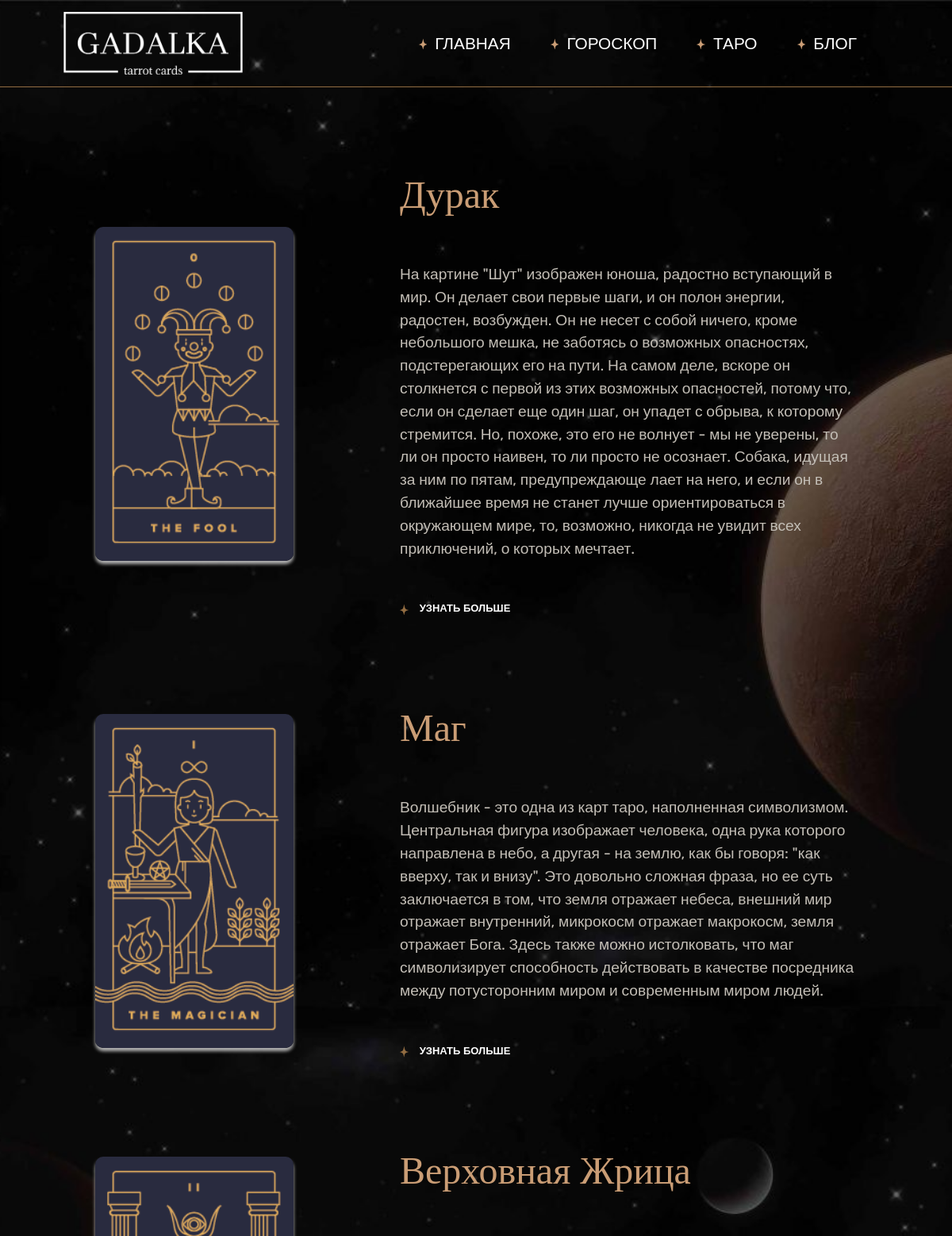
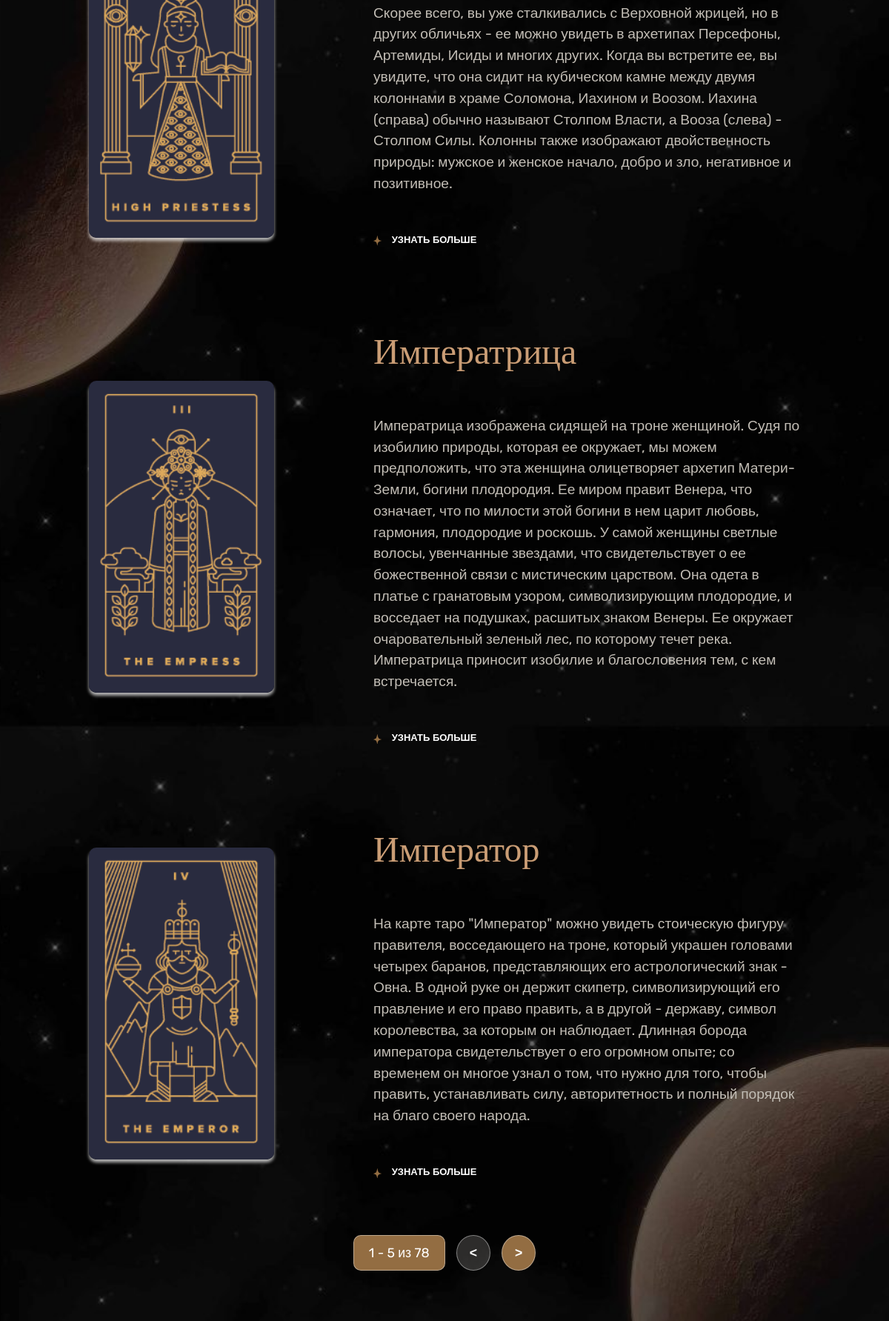
/pages/taro/cards.php (upper part), run on the app's committed database (2 pictures, top to bottom).
### tables this page shows
CREATE TABLE `taro_single_card` (
  `id` int NOT NULL,
  `en_name` varchar(32) NOT NULL,
  `ru_name` varchar(32) NOT NULL,
  `up_keywords` varchar(512) NOT NULL,
  `rev_keywords` varchar(512) NOT NULL,
  `love_up_keywords` varchar(512) NOT NULL,
  `love_rev_keywords` varchar(512) NOT NULL,
  `career_up_keywords` varchar(512) NOT NULL,
  `career_rev_keywords` varchar(512) NOT NULL,
  `finance_up_keywords` varchar(512) NOT NULL,
  `finance_rev_keywords` varchar(512) NOT NULL
);

CREATE TABLE `single_card_desc` (
  `card_id` int NOT NULL,
  `desc_type` int NOT NULL,
  `desc_value` varchar(4096) NOT NULL,
  `on_page_index` int NOT NULL
);

### public/pages/taro/cards.php (the view, shortened to what this page needs)
<?
$root = realpath($_SERVER["DOCUMENT_ROOT"]);
$maxOffset = 15;
$page = 0;
?>
<!DOCTYPE html>
<html lang="ru" prefix="og: http://ogp.me/ns#">
<head>
    <?
        include_once($root.'/parts/head.php');
        require_once($root.'/php/Card.php');
    ?>
    <link rel="stylesheet" href="..\..\parts/header/header.css">
    <link rel="stylesheet" href="..\..\parts/footer/footer.css">
    <link rel="stylesheet" href="..\..\parts/pagination/pagination.css">
	<link rel="stylesheet" href="..\..\parts/css-normalize.css">
	<link rel="stylesheet" href="/main.css">
    <link rel="stylesheet" href="/pages/taro/cards.css">
</head>
<body class="dark">
    <?
    require_once($root.'/parts/header/header.php');
    include('parts/taro-card.php');
    $m = new mysqli(getenv('dbhost'),getenv('dbuser'), getenv('dbpass'), getenv('dbname'));
    class Card1 {
        public function __construct($id, $en_name, $ru_name) {
            $this->id = $id;
            $this->ru_name = $ru_name;
        }
    }
    $limit = 5;
    $offset = $page*$limit;
    $r = $m->query("SELECT `id`, `en_name`, `ru_name` FROM taro_single_card ORDER BY id LIMIT $limit OFFSET $offset");
    $cards = [];
    while($row = $r->fetch_assoc()) {
        array_push($cards, new Card1($row['id'], $row['en_name'], $row['ru_name']));
    }
    foreach($cards as $idx => $card) {
        $r = $m->query("SELECT * FROM single_card_desc WHERE card_id=$card->id and on_page_index = 0 LIMIT 1");
        while($row = $r->fetch_assoc()) {
            $card->desc = $row['desc_value'];
        }
    }
    ?>
    <div class="container">
        <?
        foreach($cards as $idx => $card) {
            echo GetCardHTML($card->ru_name, $card->desc, '/taro/card?cid='.$card->id, $card->id);
        }
        ?>
    </div>
    <?
        require_once($root.'/parts/pagination/pagination.php');
        echo getPagination($page, $maxOffset, '/taro/cards');
    ?>
</body>
</html>

### public/pages/taro/parts/taro-card.php
<?
function GetCardHTML($name, $desc, $link, $imgName) {
return '
<div class="card-wrapper" itemscope itemtype="http://schema.org/CreativeWork">
    <div class="card-img-wrapper">
        <img src="/img/cards/'.$imgName.'.png" alt="card" itemprop="image">
    </div>
    <div class="card-info" >
        <div class="card-info-header">
        <h1 class="taro-header-title title-text" itemprop="name">'.$name.'</h1>
        </div>
        <div class="card-info-body" itemprop="description">
            <p class="subtitle-text">
            '.$desc.'
            </p>
        </div>
        <span class="learn-more">
            <a href="'.$link.'" itemprop="url">
                <span class="icon">
                    <svg class="star-icon" xmlns="http://www.w3.org/2000/svg" width="10.74" height="13.387" viewBox="0 0 10.74 13.387" fill="currentColor"><path d="M10.608 6.877a8.066 8.066 0 0 1-3.345-1.454c-1-.939-1.519-3.711-1.786-5.281a.172.172 0 0 0-.339 0c-.236 1.61-.756 4.518-1.9 5.508a7.393 7.393 0 0 1-3.1 1.249.171.171 0 0 0 0 .335 7.437 7.437 0 0 1 3.454 1.628c.856.876 1.3 3.033 1.523 4.378a.172.172 0 0 0 .339 0c.207-1.34.622-3.495 1.465-4.373a7.487 7.487 0 0 1 3.689-1.655.171.171 0 0 0 0-.335Z"></path>
                    </svg>
                </span>
                <span class="text">
                    Узнать больше
                </span>
            </a>
        </span>
    </div>
</div>';
}

### public/main.css (style rules this page uses)
h1.title-text { font-size: 4em; font-family: "Cactus Classical Serif", serif !important; font-weight: 400; font-style: normal; }
.dark h1, .dark h4,.dark h3 { color: rgb(202, 157, 117); }
.dark a { color: #fff; }
.dark p { color: rgb(195, 190, 182); }
.s-icon, .icon { overflow: hidden; }
.star-icon { color : #936d42; }

### public/pages/taro/cards.css (style rules this page uses)
body { background-image: url("/img/taro-cards-bg.jpg"); background-size: cover; background-repeat: no-repeat; background-position: center; background-clip: border-box; background-color: rgb(7, 5, 6); }
h1 { font-size: 3em !important; font-family: "Cactus Classical Serif", serif !important; font-weight: 400; font-style: normal; text-align: left !important; color: rgb(202, 157, 117); }
.subtitle-text { font-size: 1.2em !important; font-family: "Rubik", sans-serif; color: rgb(195, 190, 182); }
p, svg { background-color: transparent; }
svg { display: inline !important; color: #936d42; }
img { background-color: transparent; }
.container { position: relative; display: flex; min-height: 100vh; margin-top: 100px; left: 20%; width: 60%; flex-direction: column; flex-wrap: wrap; row-gap: 100px; }
.card-wrapper { display: flex; justify-content: space-between; align-items: center; }
.card-info { width: 60%; display: flex; flex-direction: column; row-gap: 50px; }
.card-img-wrapper img { width: 250px; border-radius: 10px; box-shadow: 0 4px 4px rgba(255,255,255,.7); }
.learn-more { vertical-align: top; cursor: pointer; }
.learn-more .text { text-transform: uppercase; font-family: "Mulish", sans-serif; font-weight: 700; font-size: 13px; color: #fff; margin-left: 10px; line-height: 22px; transition: .3s; vertical-align: text-bottom; }
@media screen and (max-width: 1440px) { .container { left: 10%; width: 80%; } }

### data on the page
taro_single_card: shows a picture, ru_name "Дурак"
single_card_desc: desc_value "На картине \"Шут\" изображен юноша, радостно вступающий в мир. Он делает свои первые шаги, и он полон энергии, радостен, возбужден. Он не несет с собой ничего, кроме небольшого мешка, не заботясь о возможных опасностях, подстерегающих его на пути. На самом деле, вскоре он столкнется с первой из этих возможных опасностей, потому что, если он сделает еще один шаг, он упадет с обрыва, к которому стремится. Но, похоже, это его не волнует - мы не уверены, то ли он просто наивен, то ли просто не осознает. Собака, идущая за ним по пятам, предупреждающе лает на него, и если он в ближайшее время не станет лучше ориентироваться в окружающем мире, то, возможно, никогда не увидит всех приключений, о…"
taro_single_card: shows a picture, ru_name "Маг"
single_card_desc: desc_value "Волшебник - это одна из карт таро, наполненная символизмом. Центральная фигура изображает человека, одна рука которого направлена в небо, а другая - на землю, как бы говоря: \"как вверху, так и внизу\". Это довольно сложная фраза, но ее суть заключается в том, что земля отражает небеса, внешний мир отражает внутренний, микрокосм отражает макрокосм, земля отражает Бога. Здесь также можно истолковать, что маг символизирует способность действовать в качестве посредника между потусторонним миром и современным миром людей."
taro_single_card: shows a picture, ru_name "Верховная Жрица"
single_card_desc: desc_value "Скорее всего, вы уже сталкивались с Верховной жрицей, но в других обличьях - ее можно увидеть в архетипах Персефоны, Артемиды, Исиды и многих других. Когда вы встретите ее, вы увидите, что она сидит на кубическом камне между двумя колоннами в храме Соломона, Иахином и Воозом. Иахина (справа) обычно называют Столпом Власти, а Вооза (слева) - Столпом Силы. Колонны также изображают двойственность природы: мужское и женское начало, добро и зло, негативное и позитивное."
taro_single_card: shows a picture, ru_name "Императрица"
single_card_desc: desc_value "Императрица изображена сидящей на троне женщиной. Судя по изобилию природы, которая ее окружает, мы можем предположить, что эта женщина олицетворяет архетип Матери-Земли, богини плодородия. Ее миром правит Венера, что означает, что по милости этой богини в нем царит любовь, гармония, плодородие и роскошь. У самой женщины светлые волосы, увенчанные звездами, что свидетельствует о ее божественной связи с мистическим царством. Она одета в платье с гранатовым узором, символизирующим плодородие, и восседает на подушках, расшитых знаком Венеры. Ее окружает очаровательный зеленый лес, по которому течет река. Императрица приносит изобилие и благословения тем, с кем встречается."
taro_single_card: shows a picture, ru_name "Император"
single_card_desc: desc_value "На карте таро \"Император\" можно увидеть стоическую фигуру правителя, восседающего на троне, который украшен головами четырех баранов, представляющих его астрологический знак - Овна. В одной руке он держит скипетр, символизирующий его правление и его право править, а в другой - державу, символ королевства, за которым он наблюдает. Длинная борода императора свидетельствует о его огромном опыте; со временем он многое узнал о том, что нужно для того, чтобы править, устанавливать силу, авторитетность и полный порядок на благо своего народа."

### other printed values
$v->title "ГЛАВНАЯ"
$v->title "ГОРОСКОП"
$v->title "ТАРО"
$v->title "БЛОГ"
$from "1"
$to "5"
